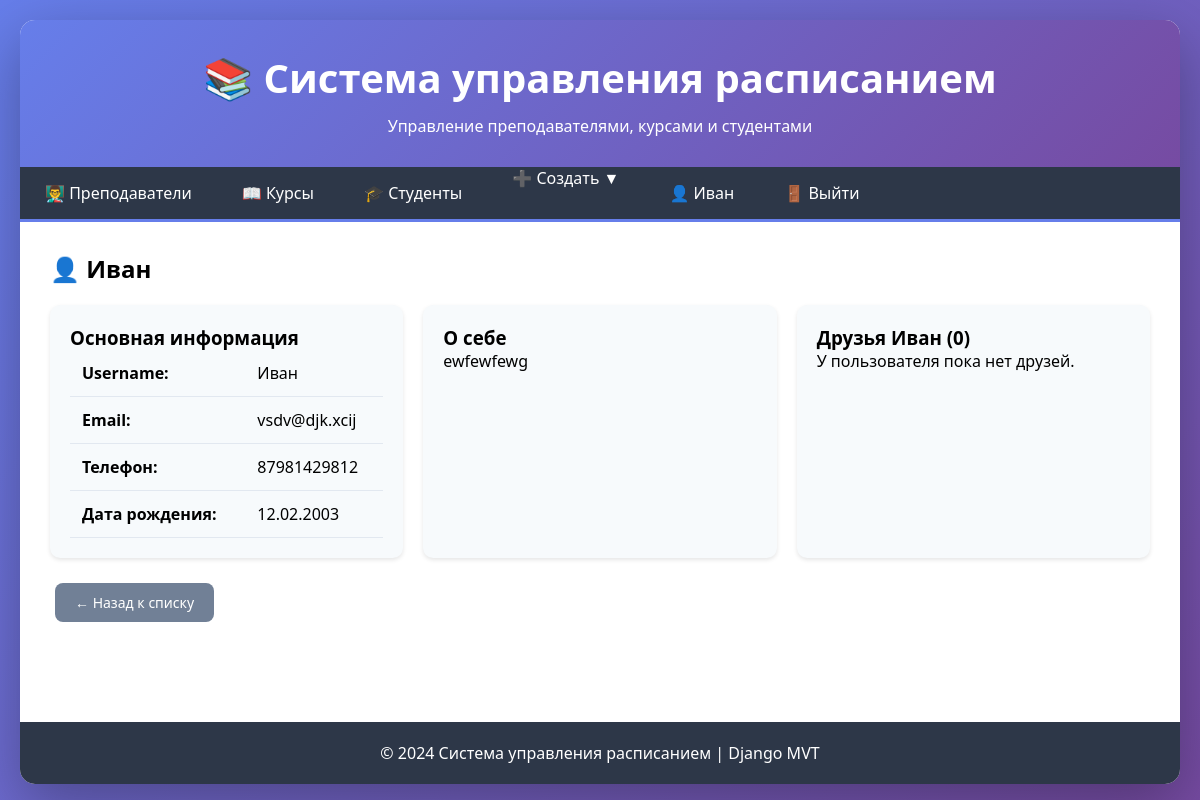
Screenshot of /users/3/ (signed in) with the database file from the repository.
### users/models.py (models this page shows, shortened)
class User(AbstractUser):
    phone = models.CharField(max_length=20, verbose_name="Телефон", blank=True, null=True)
    avatar = models.ImageField(upload_to='avatars/', verbose_name="Аватар", blank=True, null=True)
    bio = models.TextField(verbose_name="О себе", blank=True, null=True)
    birth_date = models.DateField(verbose_name="Дата рождения", blank=True, null=True)
    friends = models.ManyToManyField('self', symmetrical=False, blank=True, verbose_name="Друзья")
    class Meta:
        verbose_name = "Пользователь"
        verbose_name_plural = "Пользователи"
    def is_friend(self, user):
        return self.friends.filter(id=user.id).exists()

### users/views.py (the view)
# urls.py: path('users/<int:pk>/', views.user_detail, name='user_detail'),
@login_required
def user_detail(request, pk):
    viewed_user = get_object_or_404(User, pk=pk)
    if not request.user.is_friend(viewed_user) and request.user != viewed_user:
        messages.error(request, 'Вы можете просматривать только страницы своих друзей!')
        return redirect('users:user_list')
    return render(request, 'users/user_detail.html', {'viewed_user': viewed_user})

### users/templates/users/user_detail.html (shortened to what this page needs)
{% extends 'schedule/base.html' %}
{% block content %}
<div style="display: flex; justify-content: space-between; align-items: center;">
    <h2>👤 {{ viewed_user.username }}</h2>
</div>
<div class="grid">
    <div class="card">
        <h3>Основная информация</h3>
        <table class="table">
            <tr><th>Username:</th><td>{{ viewed_user.username }}</td></tr>
            <tr><th>Email:</th><td>{{ viewed_user.email }}</td></tr>
            <tr><th>Телефон:</th><td>{{ viewed_user.phone|default:"-" }}</td></tr>
            <tr><th>Дата рождения:</th><td>{{ viewed_user.birth_date|date:"d.m.Y"|default:"-" }}</td></tr>
        </table>
    </div>
    <div class="card">
        <h3>О себе</h3>
        <p>{{ viewed_user.bio|default:"Не указано" }}</p>
    </div>
    <div class="card">
        <h3>Друзья {{ viewed_user.username }} ({{ viewed_user.friends.count }})</h3>
        {% for friend in viewed_user.friends.all %}
            <a href="{% url 'users:user_detail' friend.id %}">{{ friend.username }}</a>{% if not forloop.last %}, {% endif %}
        {% empty %}
            <p>У пользователя пока нет друзей.</p>
        {% endfor %}
    </div>
</div>
<a href="{% url 'users:user_list' %}" class="btn btn-secondary">← Назад к списку</a>
{% endblock %}

### schedule/templates/schedule/base.html (shortened to what this page needs)
<!DOCTYPE html>
<html lang="ru">
<head>
</head>
<body>
    <div class="container">
        <header class="header">
            <h1>📚 Система управления расписанием</h1>
            <p>Управление преподавателями, курсами и студентами</p>
        </header>
        <nav class="nav">
            <a href="{% url 'schedule:teacher_index' %}">👨‍🏫 Преподаватели</a>
            <a href="{% url 'schedule:course_index' %}">📖 Курсы</a>
            <a href="{% url 'schedule:student_index' %}">🎓 Студенты</a>
            <div class="dropdown">
                <a href="#">➕ Создать ▼</a>
            </div>
            {% if user.is_authenticated %}
                <a href="{% url 'users:profile' %}">👤 {{ user.username }}</a>
                <a href="{% url 'users:logout' %}">🚪 Выйти</a>
            {% else %}
                <a href="{% url 'users:login' %}">🔑 Войти</a>
                <a href="{% url 'users:register' %}">📝 Регистрация</a>
            {% endif %}
        </nav>
        <main class="main">
            {% block content %}
            {% endblock %}
        </main>
        <footer class="footer">
            <p>© 2024 Система управления расписанием | Django MVT</p>
        </footer>
    </div>
</body>
</html>

### schedule/templates/schedule/base.html (style rules this page uses)
* { margin: 0; padding: 0; box-sizing: border-box; }
body { font-family: 'Segoe UI', Tahoma, Geneva, Verdana, sans-serif; background: linear-gradient(135deg, #667eea 0%, #764ba2 100%); min-height: 100vh; padding: 20px; }
.container { max-width: 1400px; margin: 0 auto; background: white; border-radius: 15px; box-shadow: 0 20px 60px rgba(0,0,0,0.3); overflow: hidden; }
.header { background: linear-gradient(135deg, #667eea 0%, #764ba2 100%); color: white; padding: 30px; text-align: center; }
.header h1 { font-size: 2.5em; margin-bottom: 10px; }
.nav { background: #2d3748; padding: 0; display: flex; flex-wrap: wrap; border-bottom: 3px solid #667eea; }
.nav a { color: white; text-decoration: none; padding: 15px 25px; transition: all 0.3s; font-weight: 500; }
.nav .dropdown { position: relative; display: inline-block; }
.main { padding: 30px; min-height: 500px; }
.footer { background: #2d3748; color: white; text-align: center; padding: 20px; }
.btn { display: inline-block; padding: 10px 20px; border: none; border-radius: 8px; cursor: pointer; text-decoration: none; font-size: 14px; transition: all 0.3s; margin: 5px; }
.btn-secondary { background: #718096; color: white; }
.card { background: #f7fafc; border-radius: 10px; padding: 20px; margin-bottom: 20px; box-shadow: 0 2px 4px rgba(0,0,0,0.1); }
.grid { display: grid; grid-template-columns: repeat(auto-fill, minmax(350px, 1fr)); gap: 20px; margin-top: 20px; }
.table { width: 100%; border-collapse: collapse; }
.table th, .table td { padding: 12px; text-align: left; border-bottom: 1px solid #e2e8f0; }
.table th { background: #f7fafc; font-weight: 600; }

### rows the page displays
User: username "Иван", email "vsdv@djk.xcij", phone "87981429812", birth_date "12.02.2003", bio "ewfewfewg", friends.count "0"
